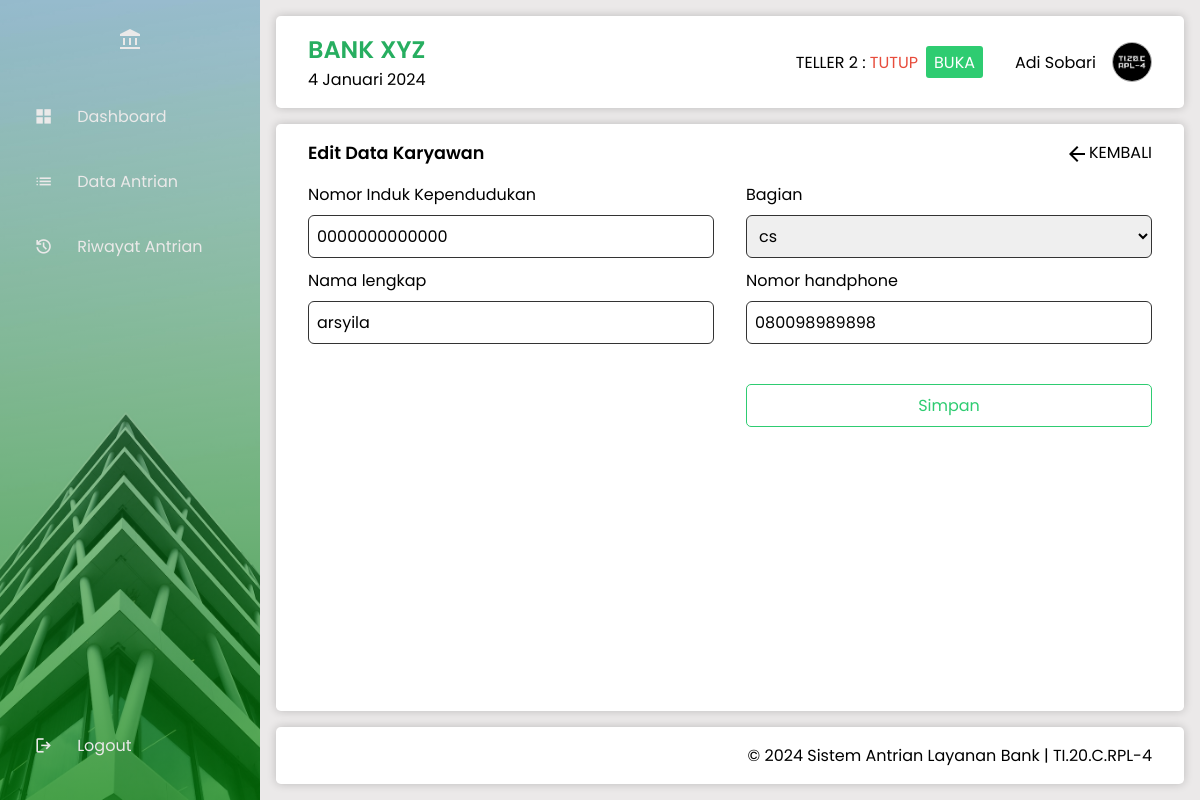
The page /data_karyawan/edit.php?id=5 (signed in) on the database its author committed.
### tables this page shows
CREATE TABLE `loket` (
  `id_loket` int NOT NULL AUTO_INCREMENT,
  `kode_loket` varchar(20) NOT NULL,
  `nama_loket` varchar(60) NOT NULL,
  `status_loket` enum('aktif','tutup') NOT NULL DEFAULT 'tutup',
  `id_karyawan` int DEFAULT NULL,
  PRIMARY KEY (`id_loket`),
  KEY `id_karyawan` (`id_karyawan`),
  CONSTRAINT `loket_ibfk_1` FOREIGN KEY (`id_karyawan`) REFERENCES `karyawan` (`id_karyawan`)
);

CREATE TABLE `karyawan` (
  `id_karyawan` int NOT NULL AUTO_INCREMENT,
  `nik` varchar(16) NOT NULL,
  `nama` varchar(60) NOT NULL,
  `bagian` enum('teller','cs') NOT NULL,
  `no_hp` varchar(13) NOT NULL,
  `password` varchar(60) NOT NULL,
  `foto` varchar(120) NOT NULL,
  `role` varchar(8) NOT NULL DEFAULT 'karyawan',
  PRIMARY KEY (`id_karyawan`)
);

### _config.php (called while the page is built, shortened)
<?php
function base_url($url = null) {
    $base_url = "http://localhost/abank";
    if ($url != null) {
        return $base_url . "/" . $url;
    } else {
        return $base_url;
    }
}
function setActivePage($page)
{
    $current_page = $_SERVER['REQUEST_URI'];
    $active_class = '';
    return $active_class;
}
function tanggalIndonesia() {
    $bulanIndonesia = array(
        'Januari', 'Februari', 'Maret', 'April', 'Mei', 'Juni',
        'Juli', 'Agustus', 'September', 'Oktober', 'November', 'Desember'
    );
    $indexBulan = date('n') - 1;
    $tanggal = date('j') . ' ' . $bulanIndonesia[$indexBulan] . ' ' . date('Y');
    return $tanggal;
}
?>

### data_karyawan/edit.php (the view, shortened to what this page needs)
<?php
include '../header.php';
?>
    <main>
        <section class="form-section">
            <div class="form-info">
                <h2 class="form-title">Edit Data Karyawan</h2>
                <a href="index.php"><span class="material-symbols-outlined">arrow_back</span>KEMBALI</a>
            </div>
            <?php
            $id = @$_GET['id'];
            $sql_karyawan = mysqli_query($conn, "SELECT * FROM karyawan WHERE id_karyawan = '$id'") or die(mysqli_error($conn));
            $data = mysqli_fetch_array($sql_karyawan);
            $sql_role = mysqli_query($conn, "SELECT DISTINCT bagian FROM karyawan") or die(mysqli_error($conn));
            ?>
            <form action="proses.php" method="post">
                <div class="form-group">
                    <label for="nik">Nomor Induk Kependudukan</label>
                    <input type="text" id="nik" name="nik" value="<?= $data['nik'] ?>" required autofocus>
                    <label for="nama">Nama lengkap</label>
                    <input type="text" id="nama" name="nama" value="<?= $data['nama'] ?>" required>
                </div>
                <div class="form-group">
                    <label for="bagian">Bagian</label>
                    <select id="bagian" name="bagian" required>
                        <?php
                        while ($bagian = mysqli_fetch_assoc($sql_role)) {
                            $selected = ($data['bagian'] == $bagian['bagian']) ? 'selected' : '';
                            echo '<option value="' . $bagian['bagian'] . '" ' . $selected . '>' . $bagian['bagian'] . '</option>';
                        }
                        ?>
                    </select>
                    <label for="no_hp">Nomor handphone</label>
                    <input type="text" id="no_hp" name="no_hp" value="<?= $data['no_hp'] ?>" required>
                    <button class="success-btn mt" type="submit" name="edit">Simpan</button>
                </div>
            </form>
        </section>
    </main>
<?php
include '../footer.php';

### header.php (shortened to what this page needs)
<?php
include '_config.php';
$userRole = $_SESSION['user_role'];
$idKaryawan = $_SESSION['user_id'];
?>
<!DOCTYPE html>
<html lang="en">
<head>
    <link rel="stylesheet" href="<?= base_url('_assets/css/style.css'); ?>">
</head>
<body class="fade-out">
    <aside>
        <div class="logo">
            <span class="material-symbols-outlined">
            </span>
        </div>
        <ul class="menu">
            <li <?= setActivePage('dashboard'); ?>>
                <a href="<?= base_url('dashboard'); ?>">
                    <span class="material-symbols-outlined">
                    </span>
                    <span class="menu-item">Dashboard</span>
                </a>
            </li>
            <li <?= setActivePage('data_antrian'); ?>>
                <a href="<?= base_url('data_antrian'); ?>">
                    <span class="material-symbols-outlined">
                    </span>
                    <span class="menu-item">Data Antrian</span>
                </a>
            </li>
            <li <?= setActivePage('riwayat_antrian'); ?>>
                <a href="<?= base_url('riwayat_antrian'); ?>">
                    <span class="material-symbols-outlined">
                    </span>
                    <span class="menu-item">Riwayat Antrian</span>
                </a>
            </li>
            <li class="logout">
                <a href="<?= base_url('auth/logout.php'); ?>">
                    <span class="material-symbols-outlined">
                    </span>
                    <span class="menu-item">Logout</span>
                </a>
            </li>
        </ul>
    </aside>
    <div class="container">
        <header>
            <div class="header-title">
                <h1>BANK XYZ</h1>
                <span><?= tanggalIndonesia(); ?></span>
            </div>
            <div class="user-info">
                <?php
                if ($userRole === 'karyawan' && isset($idKaryawan)) {
                    $query = "SELECT id_loket, nama_loket, status_loket FROM loket WHERE id_karyawan = '$idKaryawan'";
                    $result = mysqli_query($conn, $query);
                    if ($result) {
                        $loketData = mysqli_fetch_assoc($result);
                        if ($loketData) {
                            $loketName = strtoupper($loketData['nama_loket']);
                            $loketStatus = $loketData['status_loket'];
                        ?>
                            <div class="loket-info">
                                <div class="user-log-loket">
                                    <span><?= $loketName . ' :'; ?></span>
                                    <span class="status-loket <?= $loketStatus === 'aktif' ? 'status-aktif' : 'status-tutup'; ?>">
                                        <?= strtoupper($loketStatus); ?>
                                    </span>
                                </div>
                                <div class="toggle-loket-status">
                                    <form method="post">
                                        <input type="submit" name="submit" value="<?= $loketStatus === 'aktif' ? 'TUTUP' : 'BUKA'; ?>" class="btn-status-loket <?= $loketStatus === 'aktif' ? 'warning-button' : 'success-button'; ?>">
                                    </form>
                                </div>
                            </div>
                            <?php
                        } else {
                            echo 'Data loket tidak ditemukan.';
                        }
                    } else {
                        echo 'Error: ' . mysqli_error($conn);
                    }
                }
                ?>
                <span class="user-log-name"><?= ucwords($_SESSION['user_nama']); ?></span>
                <img src="../_assets/image/photo/<?= $_SESSION['user_foto']; ?>" alt="photo">
            </div>
        </header>

### _assets/css/style.css (style rules this page uses)
* { margin: 0; padding: 0; border: 0; font-size: 100%; font: inherit; vertical-align: baseline; box-sizing: border-box; }
html { font-size: 16px; }
html, body, div, span, h1, h2, h3, h4, h5, h6, p, a, img, ul, ol, li, table, tr, th, td, form, input, button { margin: 0; padding: 0; border: 0; font: inherit; vertical-align: baseline; box-sizing: border-box; }
ul, ol, li { margin: 0; padding: 0; list-style: none; }
a { text-decoration: none; color: inherit; }
.fade-in { opacity: 1; transition: opacity 0.5s ease-in; }
:root { --primary-color: #2ecc71; --primary-color-2: rgba(0, 255, 21, 0.1); --secondary-color: #27ae60; --accent-color: #3498db; --background-color: #ebe9e9; --light-text-color: #ebe9e9; --text-color: #333; --link-color: #2980b9; --success-color: #16a085; --error-color: #e74c3c; --warning-color: #ff4500; }
.material-symbols-outlined { font-variation-settings: 'FILL' 1, 'wght' 400, 'GRAD' 0, 'opsz' 24 }
body { display: flex; width: 100vw; height: 100vh; font-family: "Poppins", sans-serif; font-size: 1rem; }
h1 { font-size: 1.5rem; font-weight: 600; color: var(--secondary-color); }
h2 { font-size: 1.1rem; font-weight: 600; }
aside { position: fixed; width: 90px; height: 100%; padding: 0 1rem; color: var(--light-text-color); overflow: hidden; transition: all .5s linear; background-image: url('../image/bg-sidebar.jpg'); background-size: cover; background-position: center; background-repeat: no-repeat; background-color: var(--primary-color); }
aside::after { content: ""; position: absolute; top: 0; left: 0; width: 100%; height: 100%; background: linear-gradient(to top, rgba(0, 128, 0, 0.7), rgba(0, 128, 0, 0)); }
.logo { display: flex; justify-content: center; align-items: center; color: var(--light-text-color); height: 80px; padding: 16px; }
.logo span { z-index: 99; }
.menu { height: 88%; position: relative; padding: 0; z-index: 99; }
.menu li { padding: 1rem; margin: 8px 0; border-radius: .3rem; transition: all .5s ease-in-out; }
.menu a { color: var(--light-text-color); font-size: 14px; display: flex; align-items: center; gap: 1.5rem; }
.menu a .menu-item { white-space: nowrap; font-size: 1rem; overflow: hidden; }
.menu a .material-symbols-outlined { font-size: 1.2rem; margin-left: 2px; }
.logout { position: absolute; bottom: 10px; left: 0; width: 100%; }
.container { display: grid; grid-template-rows: auto 1fr auto; height: 100vh; gap: 1rem; margin-left: 90px; transition: all .5s linear; background-color: var(--background-color); width: 100%; padding: 1rem; }
header, main, footer { padding: 1rem 2rem; }
header, main, footer { background-color: #fff; border-radius: .3rem; box-shadow: 0 0 10px rgba(0, 0, 0, 0.2); }
header { display: flex; justify-content: space-between; }
header .user-info { display: flex; align-items: center; gap: 1rem; }
.user-info .loket-info { display: flex; gap: .5rem; margin-right: 1rem; align-items: center; }
.loket-info .success-button { background-color: var(--primary-color); padding: .2rem .5rem; border-radius: 3px; cursor: pointer; color: #fff; }
header .user-info img { width: 40px; height: 40px; border-radius: 50%; border: 1px solid #adadad; }
.status-tutup { color: var(--error-color); }
.data-section, .form-section { display: flex; width: 100%; flex-direction: column; gap: 1rem; justify-content: space-between; }
.data-info, .form-info { display: flex; justify-content: space-between; align-items: center; }
form { display: flex; justify-content: space-between; gap: 2rem; }
.form-group { display: flex; flex-direction: column; width: 100%; }
label { display: block; margin-bottom: 8px; }
input[type="text"], input[type="password"], input[type="file"], input[type="date"], .form-radio, select { width: 100%; padding: 8px; margin-bottom: 10px; box-sizing: border-box; border: 1px solid var(--text-color); border-radius: 6px; }
select option:checked { background-color: #e0e0e0; }
.success-btn, .success-btn:link, .success-btn:visited { display: inline-block; padding: 8px; font-size: 16px; text-align: center; text-decoration: none; cursor: pointer; border: 1px solid var(--primary-color); border-radius: 5px; color: var(--primary-color); background-color: #fff; transition: background-color 0.3s, color 0.3s; }
.material-symbols-outlined { font-size: 24px; vertical-align: middle; }
.mt { margin-top: 1.9rem; }

### rows shown on the page
loket: nama_loket "TELLER 2", status_loket "TUTUP", submit "BUKA"
karyawan: nik "0000000000000", nama "arsyila", no_hp "080098989898"

### other values the page prints
tanggalIndonesia() "4 Januari 2024"
$_SESSION['user_nama'] "Adi Sobari"
form field bagian "cs"
